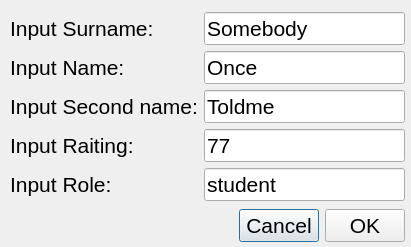
<?xml version="1.0" encoding="UTF-8"?>
<ui version="4.0">
 <class>InsertStudent</class>
 <widget class="QDialog" name="InsertStudent">
  <property name="geometry">
   <rect>
    <x>0</x>
    <y>0</y>
    <width>411</width>
    <height>247</height>
   </rect>
  </property>
  <property name="font">
   <font>
    <pointsize>16</pointsize>
   </font>
  </property>
  <property name="windowTitle">
   <string>Dialog</string>
  </property>
  <widget class="QWidget" name="layoutWidget">
   <property name="geometry">
    <rect>
     <x>10</x>
     <y>10</y>
     <width>395</width>
     <height>236</height>
    </rect>
   </property>
   <layout class="QVBoxLayout" name="verticalLayout_4">
    <item>
     <layout class="QHBoxLayout" name="horizontalLayout_3">
      <item>
       <layout class="QVBoxLayout" name="verticalLayout_5">
        <item>
         <widget class="QLabel" name="label_6">
          <property name="text">
           <string>Input Surname:</string>
          </property>
         </widget>
        </item>
        <item>
         <widget class="QLabel" name="label_7">
          <property name="text">
           <string>Input Name:</string>
          </property>
         </widget>
        </item>
        <item>
         <widget class="QLabel" name="label_8">
          <property name="text">
           <string>Input Second name:</string>
          </property>
         </widget>
        </item>
        <item>
         <widget class="QLabel" name="label_9">
          <property name="text">
           <string>Input Raiting:</string>
          </property>
         </widget>
        </item>
        <item>
         <widget class="QLabel" name="label_10">
          <property name="text">
           <string>Input Role:</string>
          </property>
         </widget>
        </item>
       </layout>
      </item>
      <item>
       <layout class="QVBoxLayout" name="verticalLayout_6">
        <item>
         <widget class="QLineEdit" name="m_surname_2">
          <property name="text">
           <string>Somebody</string>
          </property>
         </widget>
        </item>
        <item>
         <widget class="QLineEdit" name="m_name_2">
          <property name="text">
           <string>Once</string>
          </property>
         </widget>
        </item>
        <item>
         <widget class="QLineEdit" name="m_secondName_2">
          <property name="text">
           <string>Toldme</string>
          </property>
         </widget>
        </item>
        <item>
         <widget class="QLineEdit" name="m_raiting_2">
          <property name="text">
           <string>77</string>
          </property>
         </widget>
        </item>
        <item>
         <widget class="QLineEdit" name="m_role_2">
          <property name="text">
           <string>student</string>
          </property>
         </widget>
        </item>
       </layout>
      </item>
     </layout>
    </item>
    <item>
     <layout class="QHBoxLayout" name="horizontalLayout_4">
      <item>
       <spacer name="horizontalSpacer_2">
        <property name="orientation">
         <enum>Qt::Horizontal</enum>
        </property>
        <property name="sizeHint" stdset="0">
         <size>
          <width>40</width>
          <height>20</height>
         </size>
        </property>
       </spacer>
      </item>
      <item>
       <widget class="QPushButton" name="m_cancel_2">
        <property name="text">
         <string>Cancel</string>
        </property>
       </widget>
      </item>
      <item>
       <widget class="QPushButton" name="m_ok_2">
        <property name="text">
         <string>OK</string>
        </property>
       </widget>
      </item>
     </layout>
    </item>
   </layout>
  </widget>
 </widget>
 <resources/>
 <connections/>
</ui>
